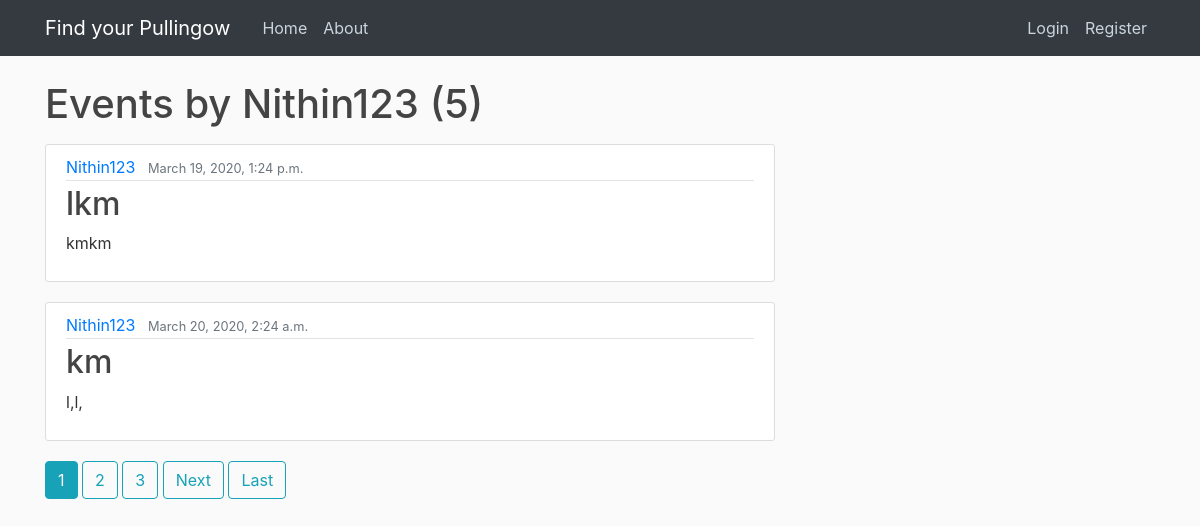
The page /user/Nithin123 on the database its author committed.
### events/models.py (models this page shows, shortened)
class Event(models.Model):
    event_name = models.CharField(max_length=100)
    content = models.TextField()
    date_event = models.DateField()
    time_event = models.TimeField()
    date_posted = models.DateTimeField(default=timezone.now)
    author = models.ForeignKey(User, on_delete=models.CASCADE)
    group = models.ForeignKey(Group, on_delete=models.DO_NOTHING, related_name='posts', null=True, blank=True)

### events/views.py (the view, shortened to what this page needs)
# urls.py: path('user/<str:username>',UserEventListView.as_view(), name='user-posts'),
class UserEventListView(ListView):
    model = Event
    template_name ='events/user_posts.html'
    context_object_name = 'events'
    paginate_by = 2

### events/templates/events/user_posts.html (shortened to what this page needs)
{% extends "events/base.html" %}
{% block content %}
    <h1 class="mb-3">Events by {{ view.kwargs.username }} ({{ page_obj.paginator.count }})</h1>
    {% for event in events %}
        <article class="media content-section">
          <div class="media-body">
            <div class="article-metadata">
              <a class="mr-2" href="{% url 'user-posts' event.author.username %}">{{ event.author }}</a>
              <small class="text-muted">{{ event.date_posted }}</small>
            </div>
            <h2><a class="article-title" href="{% url 'event-detail' event.id %}">{{ event.event_name }}</a></h2>
            <p class="article-content">{{ event.content }}</p>
          </div>
        </article>
    {% endfor %}
    {% if is_paginated %}
  {% for num in page_obj.paginator.page_range %}
    {% if page_obj.number == num %}
      <a class="btn btn-info mb-4" href="?page={{ num }}">{{ num }}</a>
    {% elif num > page_obj.number|add:'-3' and num < page_obj.number|add:'3' %}
      <a class="btn btn-outline-info mb-4" href="?page={{ num }}">{{ num }}</a>
    {% endif %}
  {% endfor %}
  {% if page_obj.has_next %}
    <a class="btn btn-outline-info mb-4" href="?page={{ page_obj.next_page_number }}">Next</a>
    <a class="btn btn-outline-info mb-4" href="?page={{ page_obj.paginator.num_pages }}">Last</a>
  {% endif %}
{% endif %}
{% endblock content %}

### events/static/events/main.css (style rules this page uses)
body { background: #fafafa; color: #333333; margin-top: 5rem; }
h1, h2, h3, h4, h5, h6 { color: #444444; }
.content-section { background: #ffffff; padding: 10px 20px; border: 1px solid #dddddd; border-radius: 3px; margin-bottom: 20px; }
.article-title { color: #444444; }
.article-content { white-space: pre-line; }
.article-metadata { padding-bottom: 1px; margin-bottom: 4px; border-bottom: 1px solid #e3e3e3 }

### rows shown on the page
Event: author "Nithin123", date_posted "March 19, 2020, 1:24 p.m.", event_name "lkm", content "kmkm"
Event: author "Nithin123", date_posted "March 20, 2020, 2:24 a.m.", event_name "km", content "l,l,"

### other values the page prints
{{ view.kwargs.username }} "Nithin123"
{{ page_obj.paginator.count }} "5"
{{ num }} "1"
{{ num }} "2" "3"
